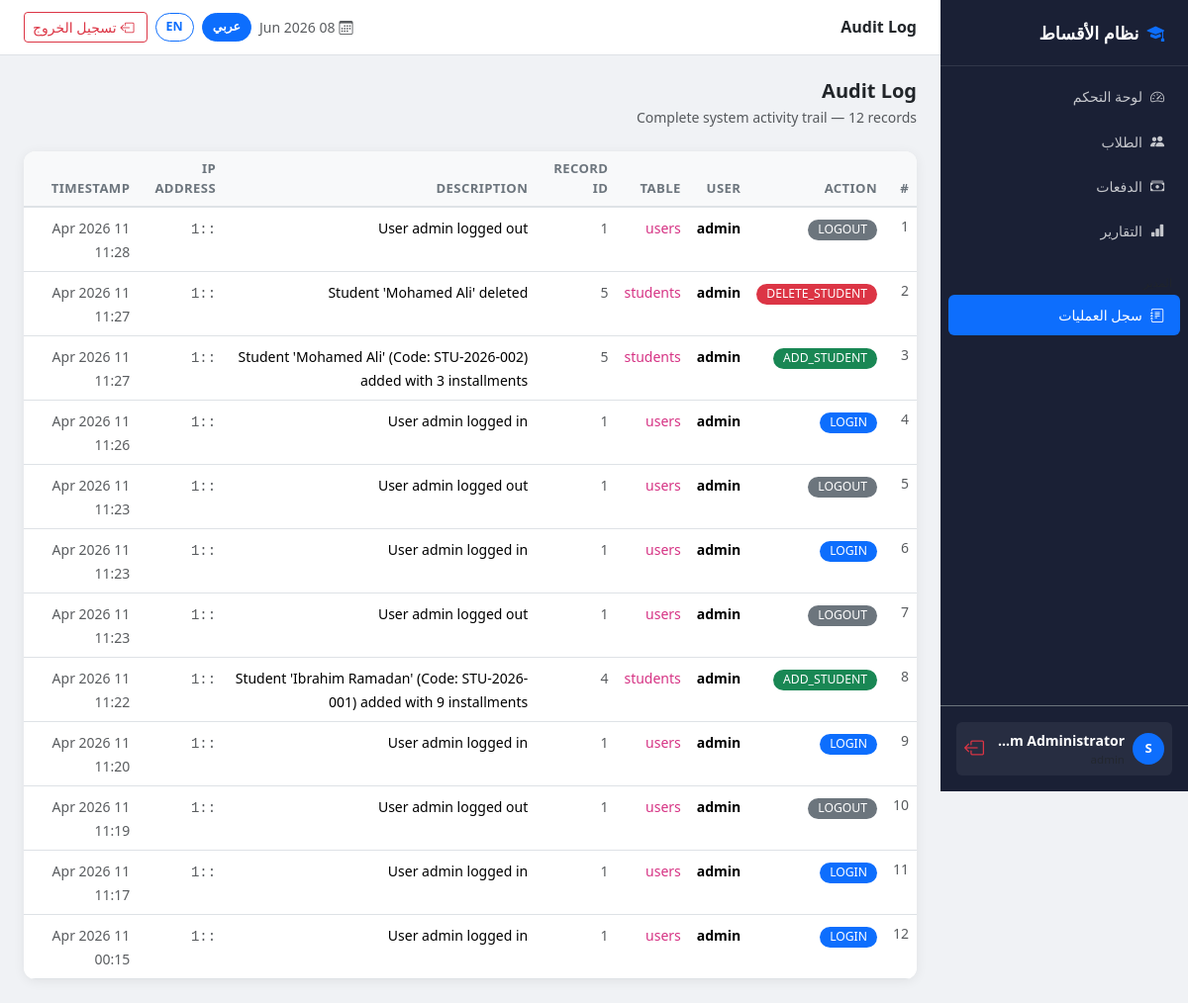
Page /student_payment_system/pages/audit_log.php (signed in) on the committed database.
### tables this page shows
CREATE TABLE `transactions_log` (
  `id` int(10) UNSIGNED NOT NULL,
  `user_id` int(10) UNSIGNED DEFAULT NULL,
  `action` varchar(50) NOT NULL,
  `table_name` varchar(50) NOT NULL,
  `record_id` int(10) UNSIGNED DEFAULT NULL,
  `description` text NOT NULL,
  `ip_address` varchar(45) DEFAULT NULL,
  `created_at` timestamp NOT NULL DEFAULT current_timestamp()
);

CREATE TABLE `users` (
  `id` int(10) UNSIGNED NOT NULL,
  `username` varchar(50) NOT NULL,
  `password` varchar(255) NOT NULL,
  `full_name` varchar(100) NOT NULL,
  `role` enum('admin','staff') NOT NULL DEFAULT 'staff',
  `created_at` timestamp NOT NULL DEFAULT current_timestamp()
);

### student_payment_system/includes/functions.php (called while the page is built, shortened)
<?php
function h(string $value): string {
    return htmlspecialchars($value, ENT_QUOTES | ENT_HTML5, 'UTF-8');
}

### student_payment_system/pages/audit_log.php (the view, shortened to what this page needs)
<?php
require_once __DIR__ . '/../includes/functions.php';
$pdo = getDBConnection();
$page    = max(1, (int)($_GET['page'] ?? 1));
$perPage = 25;
$offset  = ($page - 1) * $perPage;
$total = (int)$pdo->query("SELECT COUNT(*) FROM transactions_log")->fetchColumn();
$logs = $pdo->query(
    "SELECT tl.*, u.username
     FROM transactions_log tl
     LEFT JOIN users u ON u.id = tl.user_id
     ORDER BY tl.created_at DESC
     LIMIT $perPage OFFSET $offset"
)->fetchAll();
$actionColors = [
    'LOGIN'          => 'primary',
    'LOGOUT'         => 'secondary',
    'ADD_STUDENT'    => 'success',
    'EDIT_STUDENT'   => 'warning',
    'DELETE_STUDENT' => 'danger',
    'ADD_PAYMENT'    => 'info',
];
include __DIR__ . '/../includes/header.php';
?>
<div class="d-flex justify-content-between align-items-center mb-4">
    <div>
        <h5 class="fw-bold mb-1">Audit Log</h5>
        <p class="text-muted small mb-0">Complete system activity trail — <?= $total ?> records</p>
    </div>
</div>
<div class="card table-card">
    <div class="table-responsive">
        <table class="table table-hover mb-0">
            <thead>
                <tr>
                    <th>#</th>
                    <th>Action</th>
                    <th>User</th>
                    <th>Table</th>
                    <th>Record ID</th>
                    <th>Description</th>
                    <th>IP Address</th>
                    <th>Timestamp</th>
                </tr>
            </thead>
            <tbody>
                <?php foreach ($logs as $i => $log):
                    $col = $actionColors[$log['action']] ?? 'secondary';
                ?>
                <tr>
                    <td class="text-muted small"><?= $offset + $i + 1 ?></td>
                    <td>
                        <span class="badge bg-<?= $col ?> status-badge">
                            <?= h($log['action']) ?>
                        </span>
                    </td>
                    <td><small class="fw-semibold"><?= h($log['username'] ?? 'System') ?></small></td>
                    <td><code class="small"><?= h($log['table_name']) ?></code></td>
                    <td><small class="text-muted"><?= $log['record_id'] ?? '—' ?></small></td>
                    <td><small><?= h($log['description']) ?></small></td>
                    <td><small class="text-muted font-monospace"><?= h($log['ip_address'] ?? '—') ?></small></td>
                    <td>
                        <small class="text-muted">
                            <?= date('d M Y H:i', strtotime($log['created_at'])) ?>
                        </small>
                    </td>
                </tr>
                <?php endforeach; ?>
            </tbody>
        </table>
    </div>
</div>
<?php include __DIR__ . '/../includes/footer.php'; ?>

### rows in the picture
transactions_log: i "1", action "LOGOUT", user.username "admin", table_name "users", record "1", description "User admin logged out", ip_address "::1", created_at "11 Apr 2026 11:28"
transactions_log: i "2", action "DELETE_STUDENT", user.username "admin", table_name "students", record "5", description "Student 'Mohamed Ali' deleted", ip_address "::1", created_at "11 Apr 2026 11:27"
transactions_log: i "3", action "ADD_STUDENT", user.username "admin", table_name "students", record "5", description "Student 'Mohamed Ali' (Code: STU-2026-002) added with 3 installments", ip_address "::1", created_at "11 Apr 2026 11:27"
transactions_log: i "4", action "LOGIN", user.username "admin", table_name "users", record "1", description "User admin logged in", ip_address "::1", created_at "11 Apr 2026 11:26"
transactions_log: i "5", action "LOGOUT", user.username "admin", table_name "users", record "1", description "User admin logged out", ip_address "::1", created_at "11 Apr 2026 11:23"
transactions_log: i "6", action "LOGIN", user.username "admin", table_name "users", record "1", description "User admin logged in", ip_address "::1", created_at "11 Apr 2026 11:23"
transactions_log: i "7", action "LOGOUT", user.username "admin", table_name "users", record "1", description "User admin logged out", ip_address "::1", created_at "11 Apr 2026 11:23"
transactions_log: i "8", action "ADD_STUDENT", user.username "admin", table_name "students", record "4", description "Student 'Ibrahim Ramadan' (Code: STU-2026-001) added with 9 installments", ip_address "::1", created_at "11 Apr 2026 11:22"
transactions_log: i "9", action "LOGIN", user.username "admin", table_name "users", record "1", description "User admin logged in", ip_address "::1", created_at "11 Apr 2026 11:20"
transactions_log: i "10", action "LOGOUT", user.username "admin", table_name "users", record "1", description "User admin logged out", ip_address "::1", created_at "11 Apr 2026 11:19"
transactions_log: i "11", action "LOGIN", user.username "admin", table_name "users", record "1", description "User admin logged in", ip_address "::1", created_at "11 Apr 2026 11:17"
transactions_log: i "12", action "LOGIN", user.username "admin", table_name "users", record "1", description "User admin logged in", ip_address "::1", created_at "11 Apr 2026 00:15"

### other values in the picture
__t($key) "لوحة التحكم"
__t($key) "الطلاب"
__t($key) "الدفعات"
__t($key) "التقارير"
__t('audit_log') "سجل العمليات"
mb_substr($user['full_name'],0,1) "S"
$user['full_name'] "System Administrat…"
PAGE_TITLE "Audit Log"
__t('sign_out') "تسجيل الخروج"
$total "12"
